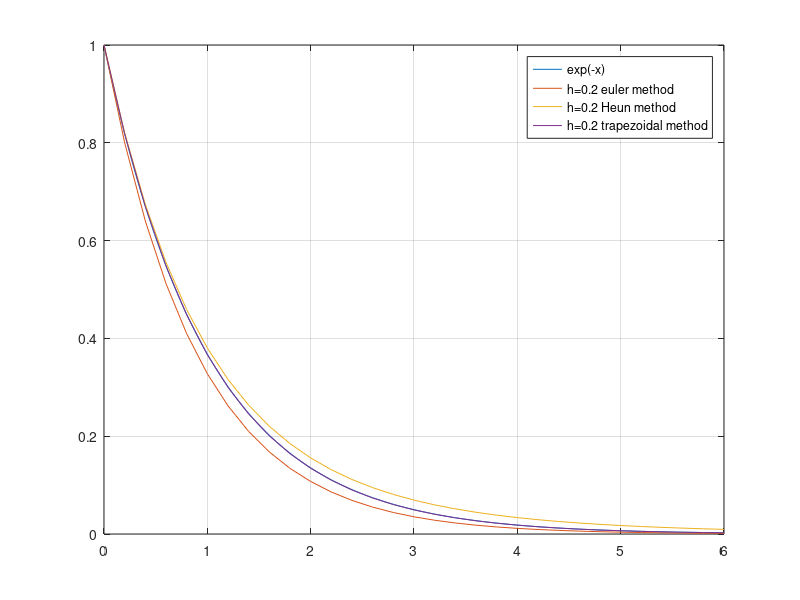
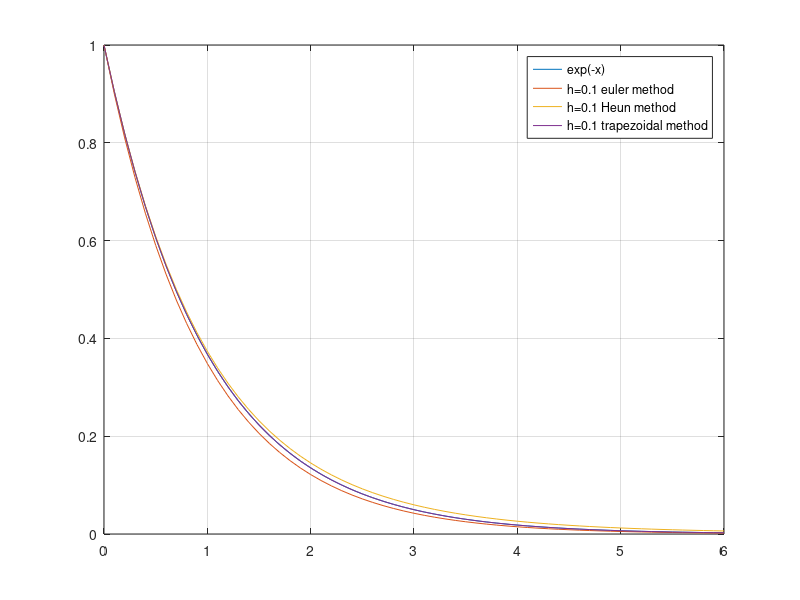
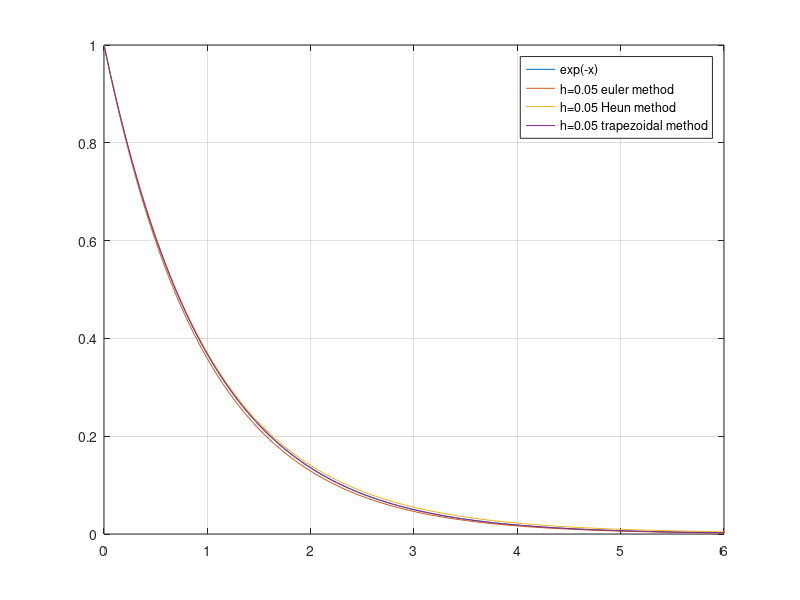
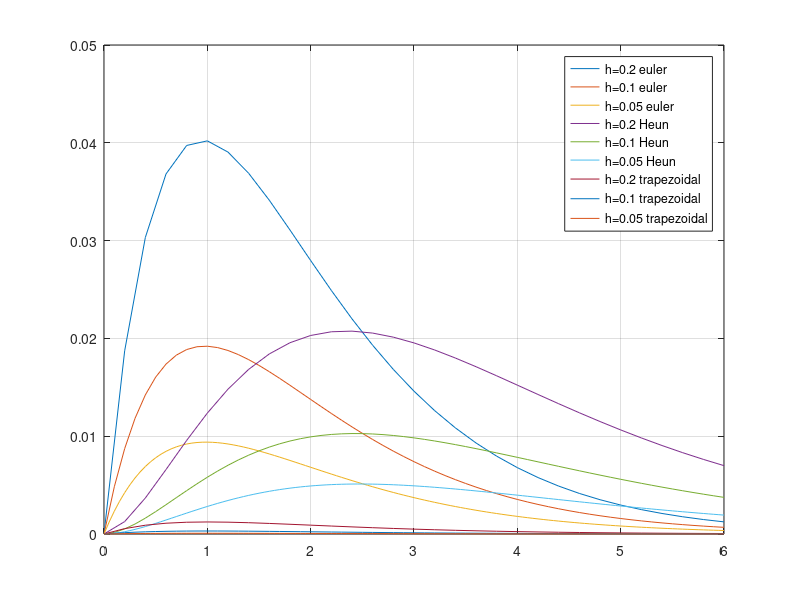

Reproduce these figures in MATLAB, in order.
clear all;
close all;


h = 0.2;
x1 = 0:h:6;
y1 = zeros(length(x1),1);
e1 = zeros(length(x1),1);

y11 = zeros(length(x1),1);
e11 = zeros(length(x1),1);


y111 = zeros(length(x1),1);
e111= zeros(length(x1),1);


y1(1) =  1;
y11(1) = 1;
y111(1) = 1;

for i=2:length(x1)
   y1(i) = (1-h) * y1(i-1);
   e1(i) = abs(exp(-x1(i))-y1(i));
end

for i=2:length(x1)
   y11(i) = y11(i-1) + (h/2)*(-y11(i-1)-y1(i));
   e11(i) = abs(exp(-x1(i))-y11(i));
end

for i=2:length(x1)
   y111(i) = ((2-h)/(2+h))^(i-1);
   e111(i) = abs(exp(-x1(i))-y111(i));
end


h = 0.1;
x2 = 0:h:6;

y2 = zeros(length(x2),1);
e2 = zeros(length(x2),1);


y22 = zeros(length(x2),1);
e22 = zeros(length(x2),1);

y222 = zeros(length(x2),1);
e222= zeros(length(x2),1);

y2(1) =  1;
y22(1) = 1;
y222(1) = 1;

for i=2:length(x2)
   y2(i) = (1-h) * y2(i-1); 
   e2(i) = abs(exp(-x2(i))-y2(i));
end


for i=2:length(x2)
   y22(i) = y22(i-1) + (h/2)*(-y22(i-1)-y2(i));
   e22(i) = abs(exp(-x2(i))-y22(i));
end

for i=2:length(x2)
   y222(i) = ((2-h)/(2+h))^(i-1);
   e222(i) = abs(exp(-x2(i))-y222(i));
end

h = 0.05;
x3 = 0:h:6;

y3 = zeros(length(x3),1);
e3 = zeros(length(x3),1);

y33 = zeros(length(x3),1);
e33 = zeros(length(x3),1);

y333 = zeros(length(x3),1);
e333= zeros(length(x3),1);

y3(1) =  1;
y33(1) = 1;
y333(1) = 1;

for i=2:length(x3)
   y3(i) = (1-h) * y3(i-1); 
   e3(i) = abs(exp(-x3(i))-y3(i));
end


for i=2:length(x3)
   y33(i) = y33(i-1) + (h/2)*(-y33(i-1)-y3(i));
   e33(i) = abs(exp(-x3(i))-y33(i));
end

for i=2:length(x3)
   y333(i) = ((2-h)/(2+h))^(i-1);
   e333(i) = abs(exp(-x3(i))-y333(i));
end

x=0:0.01:6;
y = exp(-x);
figure();
plot(x,y,x1,y1,x1,y11,x1,y111);
legend('exp(-x)','h=0.2 euler method','h=0.2 Heun method','h=0.2 trapezoidal method');
grid on;

figure();
plot(x,y,x2,y2,x2,y22,x2,y222);
legend('exp(-x)','h=0.1 euler method','h=0.1 Heun method','h=0.1 trapezoidal method');
grid on;

figure();
plot(x,y,x3,y3,x3,y33,x3,y333);
legend('exp(-x)','h=0.05 euler method','h=0.05 Heun method','h=0.05 trapezoidal method');
grid on;


figure();
plot(x1,e1,x2,e2,x3,e3,x1,e11,x2,e22,x3,e33,x1,e111,x2,e222,x3,e333);
legend('h=0.2 euler','h=0.1 euler','h=0.05 euler','h=0.2 Heun','h=0.1 Heun','h=0.05 Heun','h=0.2 trapezoidal','h=0.1 trapezoidal','h=0.05 trapezoidal');
grid on;
